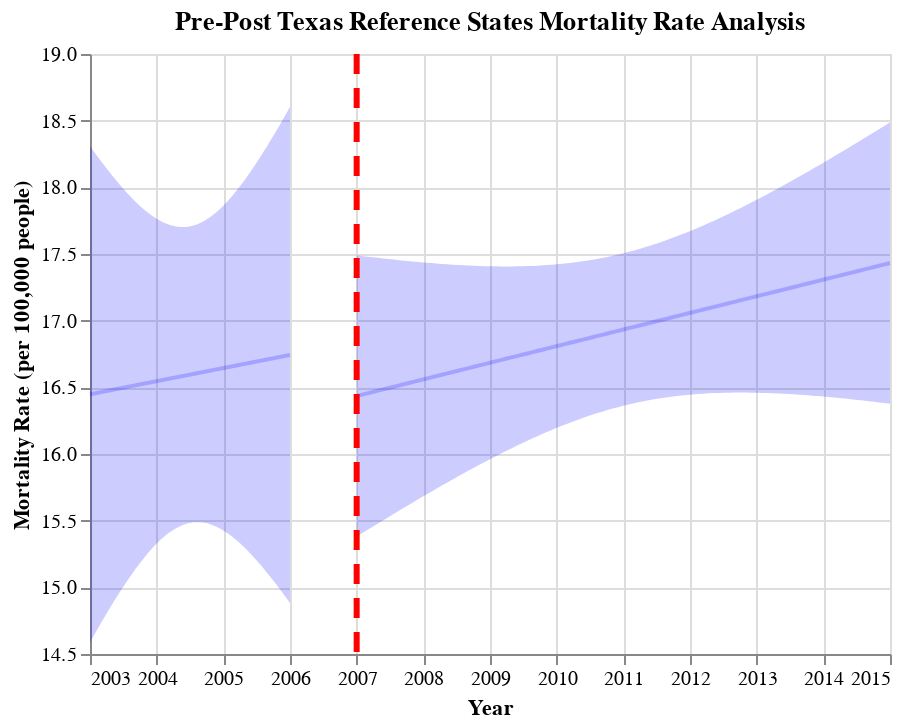

Source (notebook cell):
### Code cell
## Generate Pre-Post Graphs for TX reference states
fit, reg_chart_pre_TX_ref = get_reg_fit_TX_ref(
    death_data_TX_ref_subset_grouped_pre, 
    yvar="average_deaths_state", 
    xvar="YEAR", 
    alpha=0.05
)

fit, reg_chart_post_TX_ref = get_reg_fit_TX_ref(
    death_data_TX_ref_subset_grouped_post, 
    yvar="average_deaths_state", 
    xvar="YEAR", 
    alpha=0.05
)

## Create line post-policy implementation
line_2007 = alt.Chart(pd.DataFrame({'x': [2007]})).mark_rule(strokeDash=[10, 7], color = "red", strokeWidth=3).encode(x='x')

## Generate final pre-post graph for FL reference states
pre_post_TX_ref = reg_chart_pre_TX_ref + reg_chart_post_TX_ref + line_2007
pre_post_TX_ref.properties(title="Pre-Post Texas Reference States Mortality Rate Analysis")

### Figure 1 — Vega-Lite specification as saved in the notebook (floating-point values rounded to 4 significant figures)
{"config": {"view": {"continuousWidth": 400, "continuousHeight": 300}}, "layer": [{"mark": {"type": "errorband", "color": "blue", "opacity": 0.2}, "encoding": {"x": {"field": "YEAR", "type": "quantitative"}, "y": {"field": "ci_low", "title": "", "type": "quantitative"}, "y2": {"field": "ci_high"}}}, {"mark": {"type": "line", "color": "blue", "opacity": 0.2}, "encoding": {"x": {"axis": {"format": "T", "title": "Year"}, "field": "YEAR", "scale": {"zero": false}, "type": "quantitative"}, "y": {"field": "average_deaths_state", "scale": {"zero": false}, "title": "Mortality Rate (per 100,000 people)", "type": "quantitative"}}}, {"layer": [{"mark": {"type": "errorband", "color": "blue", "opacity": 0.2}, "encoding": {"x": {"field": "YEAR", "type": "quantitative"}, "y": {"field": "ci_low", "title": "", "type": "quantitative"}, "y2": {"field": "ci_high"}}}, {"mark": {"type": "line", "color": "blue", "opacity": 0.2}, "encoding": {"x": {"axis": {"format": "T", "title": "Year"}, "field": "YEAR", "scale": {"zero": false}, "type": "quantitative"}, "y": {"field": "average_deaths_state", "scale": {"zero": false}, "title": "Mortality Rate (per 100,000 people)", "type": "quantitative"}}}], "data": {"name": "data-2c4dd8cffc61dd3a07ab568f76243cde"}}, {"data": {"name": "data-d625a43cca235c1e9ceabc0e922fc9ef"}, "mark": {"type": "rule", "color": "red", "strokeDash": [10, 7], "strokeWidth": 3}, "encoding": {"x": {"field": "x", "type": "quantitative"}}}], "data": {"name": "data-f085ed9a6363728c5a185dad9336a771"}, "title": "Pre-Post Texas Reference States Mortality Rate Analysis", "$schema": "https://vega.github.io/schema/vega-lite/v4.17.0.json", "datasets": {"data-f085ed9a6363728c5a185dad9336a771": [{"YEAR": 2003.0, "average_deaths_state": 16.45, "ci_low": 14.59, "ci_high": 18.31}, {"YEAR": 2003.0, "average_deaths_state": 16.45, "ci_low": 14.61, "ci_high": 18.29}, {"YEAR": 2003.0, "average_deaths_state": 16.45, "ci_low": 14.64, "ci_high": 18.27}, {"YEAR": 2003.0, "average_deaths_state": 16.46, "ci_low": 14.67, "ci_high": 18.25}, {"YEAR": 2003.0, "average_deaths_state": 16.46, "ci_low": 14.69, "ci_high": 18.23}, {"YEAR": 2003.0, "average_deaths_state": 16.46, "ci_low": 14.72, "ci_high": 18.21}, {"YEAR": 2003.0, "average_deaths_state": 16.47, "ci_low": 14.75, "ci_high": 18.19}, {"YEAR": 2003.0, "average_deaths_state": 16.47, "ci_low": 14.77, "ci_high": 18.17}, {"YEAR": 2003.0, "average_deaths_state": 16.47, "ci_low": 14.8, "ci_high": 18.15}, {"YEAR": 2003.0, "average_deaths_state": 16.47, "ci_low": 14.82, "ci_high": 18.13}, {"YEAR": 2003.0, "average_deaths_state": 16.48, "ci_low": 14.85, "ci_high": 18.11}, {"YEAR": 2003.0, "average_deaths_state": 16.48, "ci_low": 14.87, "ci_high": 18.09}, {"YEAR": 2003.0, "average_deaths_state": 16.48, "ci_low": 14.9, "ci_high": 18.07}, {"YEAR": 2003.0, "average_deaths_state": 16.49, "ci_low": 14.92, "ci_high": 18.05}, {"YEAR": 2003.0, "average_deaths_state": 16.49, "ci_low": 14.94, "ci_high": 18.04}, {"YEAR": 2003.0, "average_deaths_state": 16.49, "ci_low": 14.97, "ci_high": 18.02}, {"YEAR": 2003.0, "average_deaths_state": 16.5, "ci_low": 14.99, "ci_high": 18.0}, {"YEAR": 2004.0, "average_deaths_state": 16.5, "ci_low": 15.01, "ci_high": 17.98}, {"YEAR": 2004.0, "average_deaths_state": 16.5, "ci_low": 15.04, "ci_high": 17.97}, {"YEAR": 2004.0, "average_deaths_state": 16.5, "ci_low": 15.06, "ci_high": 17.95}, {"YEAR": 2004.0, "average_deaths_state": 16.51, "ci_low": 15.08, "ci_high": 17.93}, {"YEAR": 2004.0, "average_deaths_state": 16.51, "ci_low": 15.1, "ci_high": 17.92}, {"YEAR": 2004.0, "average_deaths_state": 16.51, "ci_low": 15.12, "ci_high": 17.9}, {"YEAR": 2004.0, "average_deaths_state": 16.52, "ci_low": 15.14, "ci_high": 17.89}, {"YEAR": 2004.0, "average_deaths_state": 16.52, "ci_low": 15.16, "ci_high": 17.87}, {"YEAR": 2004.0, "average_deaths_state": 16.52, "ci_low": 15.18, "ci_high": 17.86}, {"YEAR": 2004.0, "average_deaths_state": 16.52, "ci_low": 15.2, "ci_high": 17.85}, {"YEAR": 2004.0, "average_deaths_state": 16.53, "ci_low": 15.22, "ci_high": 17.83}, {"YEAR": 2004.0, "average_deaths_state": 16.53, "ci_low": 15.24, "ci_high": 17.82}, {"YEAR": 2004.0, "average_deaths_state": 16.53, "ci_low": 15.26, "ci_high": 17.81}, {"YEAR": 2004.0, "average_deaths_state": 16.54, "ci_low": 15.27, "ci_high": 17.8}, {"YEAR": 2004.0, "average_deaths_state": 16.54, "ci_low": 15.29, "ci_high": 17.79}, {"YEAR": 2004.0, "average_deaths_state": 16.54, "ci_low": 15.31, "ci_high": 17.78}, {"YEAR": 2004.0, "average_deaths_state": 16.55, "ci_low": 15.32, "ci_high": 17.77}, {"YEAR": 2004.0, "average_deaths_state": 16.55, "ci_low": 15.34, "ci_high": 17.76}, {"YEAR": 2004.0, "average_deaths_state": 16.55, "ci_low": 15.35, "ci_high": 17.75}, {"YEAR": 2004.0, "average_deaths_state": 16.55, "ci_low": 15.37, "ci_high": 17.74}, {"YEAR": 2004.0, "average_deaths_state": 16.56, "ci_low": 15.38, "ci_high": 17.73}, {"YEAR": 2004.0, "average_deaths_state": 16.56, "ci_low": 15.39, "ci_high": 17.73}, {"YEAR": 2004.0, "average_deaths_state": 16.56, "ci_low": 15.4, "ci_high": 17.72}, {"YEAR": 2004.0, "average_deaths_state": 16.57, "ci_low": 15.41, "ci_high": 17.72}, {"YEAR": 2004.0, "average_deaths_state": 16.57, "ci_low": 15.42, "ci_high": 17.71}, {"YEAR": 2004.0, "average_deaths_state": 16.57, "ci_low": 15.43, "ci_high": 17.71}, {"YEAR": 2004.0, "average_deaths_state": 16.57, "ci_low": 15.44, "ci_high": 17.71}, {"YEAR": 2004.0, "average_deaths_state": 16.58, "ci_low": 15.45, "ci_high": 17.7}, {"YEAR": 2004.0, "average_deaths_state": 16.58, "ci_low": 15.46, "ci_high": 17.7}, {"YEAR": 2004.0, "average_deaths_state": 16.58, "ci_low": 15.47, "ci_high": 17.7}, {"YEAR": 2004.0, "average_deaths_state": 16.59, "ci_low": 15.47, "ci_high": 17.7}, {"YEAR": 2004.0, "average_deaths_state": 16.59, "ci_low": 15.48, "ci_high": 17.7}, {"YEAR": 2004.0, "average_deaths_state": 16.59, "ci_low": 15.48, "ci_high": 17.7}, {"YEAR": 2004.0, "average_deaths_state": 16.6, "ci_low": 15.48, "ci_high": 17.71}, {"YEAR": 2005.0, "average_deaths_state": 16.6, "ci_low": 15.49, "ci_high": 17.71}, {"YEAR": 2005.0, "average_deaths_state": 16.6, "ci_low": 15.49, "ci_high": 17.71}, {"YEAR": 2005.0, "average_deaths_state": 16.6, "ci_low": 15.49, "ci_high": 17.72}, {"YEAR": 2005.0, "average_deaths_state": 16.61, "ci_low": 15.49, "ci_high": 17.73}, {"YEAR": 2005.0, "average_deaths_state": 16.61, "ci_low": 15.49, "ci_high": 17.73}, {"YEAR": 2005.0, "average_deaths_state": 16.61, "ci_low": 15.49, "ci_high": 17.74}, {"YEAR": 2005.0, "average_deaths_state": 16.62, "ci_low": 15.48, "ci_high": 17.75}, {"YEAR": 2005.0, "average_deaths_state": 16.62, "ci_low": 15.48, "ci_high": 17.76}, {"YEAR": 2005.0, "average_deaths_state": 16.62, "ci_low": 15.48, "ci_high": 17.77}, {"YEAR": 2005.0, "average_deaths_state": 16.62, "ci_low": 15.47, "ci_high": 17.78}, {"YEAR": 2005.0, "average_deaths_state": 16.63, "ci_low": 15.47, "ci_high": 17.79}, {"YEAR": 2005.0, "average_deaths_state": 16.63, "ci_low": 15.46, "ci_high": 17.8}, {"YEAR": 2005.0, "average_deaths_state": 16.63, "ci_low": 15.46, "ci_high": 17.81}, {"YEAR": 2005.0, "average_deaths_state": 16.64, "ci_low": 15.45, "ci_high": 17.82}, {"YEAR": 2005.0, "average_deaths_state": 16.64, "ci_low": 15.44, "ci_high": 17.84}, {"YEAR": 2005.0, "average_deaths_state": 16.64, "ci_low": 15.43, "ci_high": 17.85}, {"YEAR": 2005.0, "average_deaths_state": 16.65, "ci_low": 15.42, "ci_high": 17.87}, {"YEAR": 2005.0, "average_deaths_state": 16.65, "ci_low": 15.41, "ci_high": 17.88}, {"YEAR": 2005.0, "average_deaths_state": 16.65, "ci_low": 15.4, "ci_high": 17.9}, {"YEAR": 2005.0, "average_deaths_state": 16.65, "ci_low": 15.39, "ci_high": 17.92}, {"YEAR": 2005.0, "average_deaths_state": 16.66, "ci_low": 15.38, "ci_high": 17.93}, {"YEAR": 2005.0, "average_deaths_state": 16.66, "ci_low": 15.37, "ci_high": 17.95}, {"YEAR": 2005.0, "average_deaths_state": 16.66, "ci_low": 15.36, "ci_high": 17.97}, {"YEAR": 2005.0, "average_deaths_state": 16.67, "ci_low": 15.34, "ci_high": 17.99}, {"YEAR": 2005.0, "average_deaths_state": 16.67, "ci_low": 15.33, "ci_high": 18.01}, {"YEAR": 2005.0, "average_deaths_state": 16.67, "ci_low": 15.32, "ci_high": 18.03}, {"YEAR": 2005.0, "average_deaths_state": 16.68, "ci_low": 15.3, "ci_high": 18.05}, {"YEAR": 2005.0, "average_deaths_state": 16.68, "ci_low": 15.29, "ci_high": 18.07}, {"YEAR": 2005.0, "average_deaths_state": 16.68, "ci_low": 15.27, "ci_high": 18.09}, {"YEAR": 2005.0, "average_deaths_state": 16.68, "ci_low": 15.26, "ci_high": 18.11}, {"YEAR": 2005.0, "average_deaths_state": 16.69, "ci_low": 15.24, "ci_high": 18.13}, {"YEAR": 2005.0, "average_deaths_state": 16.69, "ci_low": 15.22, "ci_high": 18.16}, {"YEAR": 2005.0, "average_deaths_state": 16.69, "ci_low": 15.21, "ci_high": 18.18}, {"YEAR": 2006.0, "average_deaths_state": 16.7, "ci_low": 15.19, "ci_high": 18.2}, {"YEAR": 2006.0, "average_deaths_state": 16.7, "ci_low": 15.17, "ci_high": 18.22}, {"YEAR": 2006.0, "average_deaths_state": 16.7, "ci_low": 15.16, "ci_high": 18.25}, {"YEAR": 2006.0, "average_deaths_state": 16.7, "ci_low": 15.14, "ci_high": 18.27}, {"YEAR": 2006.0, "average_deaths_state": 16.71, "ci_low": 15.12, "ci_high": 18.3}, {"YEAR": 2006.0, "average_deaths_state": 16.71, "ci_low": 15.1, "ci_high": 18.32}, {"YEAR": 2006.0, "average_deaths_state": 16.71, "ci_low": 15.08, "ci_high": 18.34}, {"YEAR": 2006.0, "average_deaths_state": 16.72, "ci_low": 15.06, "ci_high": 18.37}, {"YEAR": 2006.0, "average_deaths_state": 16.72, "ci_low": 15.04, "ci_high": 18.39}, {"YEAR": 2006.0, "average_deaths_state": 16.72, "ci_low": 15.02, "ci_high": 18.42}, {"YEAR": 2006.0, "average_deaths_state": 16.73, "ci_low": 15.0, "ci_high": 18.45}, {"YEAR": 2006.0, "average_deaths_state": 16.73, "ci_low": 14.98, "ci_high": 18.47}, {"YEAR": 2006.0, "average_deaths_state": 16.73, "ci_low": 14.96, "ci_high": 18.5}, {"YEAR": 2006.0, "average_deaths_state": 16.73, "ci_low": 14.94, "ci_high": 18.52}, {"YEAR": 2006.0, "average_deaths_state": 16.74, "ci_low": 14.92, "ci_high": 18.55}, {"YEAR": 2006.0, "average_deaths_state": 16.74, "ci_low": 14.9, "ci_high": 18.58}, {"YEAR": 2006.0, "average_deaths_state": 16.74, "ci_low": 14.88, "ci_high": 18.6}], "data-2c4dd8cffc61dd3a07ab568f76243cde": [{"YEAR": 2007.0, "average_deaths_state": 16.44, "ci_low": 15.38, "ci_high": 17.49}, {"YEAR": 2007.0, "average_deaths_state": 16.44, "ci_low": 15.4, "ci_high": 17.48}, {"YEAR": 2007.0, "average_deaths_state": 16.45, "ci_low": 15.43, "ci_high": 17.48}, {"YEAR": 2007.0, "average_deaths_state": 16.46, "ci_low": 15.45, "ci_high": 17.48}, {"YEAR": 2007.0, "average_deaths_state": 16.47, "ci_low": 15.48, "ci_high": 17.47}, {"YEAR": 2007.0, "average_deaths_state": 16.48, "ci_low": 15.5, "ci_high": 17.47}, {"YEAR": 2007.0, "average_deaths_state": 16.49, "ci_low": 15.53, "ci_high": 17.46}, {"YEAR": 2008.0, "average_deaths_state": 16.5, "ci_low": 15.55, "ci_high": 17.46}, {"YEAR": 2008.0, "average_deaths_state": 16.51, "ci_low": 15.58, "ci_high": 17.45}, {"YEAR": 2008.0, "average_deaths_state": 16.52, "ci_low": 15.6, "ci_high": 17.45}, {"YEAR": 2008.0, "average_deaths_state": 16.53, "ci_low": 15.62, "ci_high": 17.45}, {"YEAR": 2008.0, "average_deaths_state": 16.54, "ci_low": 15.65, "ci_high": 17.44}, {"YEAR": 2008.0, "average_deaths_state": 16.55, "ci_low": 15.67, "ci_high": 17.44}, {"YEAR": 2008.0, "average_deaths_state": 16.56, "ci_low": 15.69, "ci_high": 17.43}, {"YEAR": 2008.0, "average_deaths_state": 16.57, "ci_low": 15.72, "ci_high": 17.43}, {"YEAR": 2008.0, "average_deaths_state": 16.58, "ci_low": 15.74, "ci_high": 17.43}, {"YEAR": 2008.0, "average_deaths_state": 16.59, "ci_low": 15.76, "ci_high": 17.43}, {"YEAR": 2008.0, "average_deaths_state": 16.6, "ci_low": 15.79, "ci_high": 17.42}, {"YEAR": 2008.0, "average_deaths_state": 16.61, "ci_low": 15.81, "ci_high": 17.42}, {"YEAR": 2009.0, "average_deaths_state": 16.62, "ci_low": 15.83, "ci_high": 17.42}, {"YEAR": 2009.0, "average_deaths_state": 16.63, "ci_low": 15.85, "ci_high": 17.42}, {"YEAR": 2009.0, "average_deaths_state": 16.64, "ci_low": 15.88, "ci_high": 17.41}, {"YEAR": 2009.0, "average_deaths_state": 16.65, "ci_low": 15.9, "ci_high": 17.41}, {"YEAR": 2009.0, "average_deaths_state": 16.66, "ci_low": 15.92, "ci_high": 17.41}, {"YEAR": 2009.0, "average_deaths_state": 16.67, "ci_low": 15.94, "ci_high": 17.41}, {"YEAR": 2009.0, "average_deaths_state": 16.68, "ci_low": 15.96, "ci_high": 17.41}, {"YEAR": 2009.0, "average_deaths_state": 16.69, "ci_low": 15.98, "ci_high": 17.41}, {"YEAR": 2009.0, "average_deaths_state": 16.7, "ci_low": 16.0, "ci_high": 17.41}, {"YEAR": 2009.0, "average_deaths_state": 16.71, "ci_low": 16.02, "ci_high": 17.41}, {"YEAR": 2009.0, "average_deaths_state": 16.72, "ci_low": 16.04, "ci_high": 17.41}, {"YEAR": 2009.0, "average_deaths_state": 16.73, "ci_low": 16.06, "ci_high": 17.41}, {"YEAR": 2009.0, "average_deaths_state": 16.74, "ci_low": 16.08, "ci_high": 17.41}, {"YEAR": 2010.0, "average_deaths_state": 16.75, "ci_low": 16.1, "ci_high": 17.41}, {"YEAR": 2010.0, "average_deaths_state": 16.76, "ci_low": 16.12, "ci_high": 17.41}, {"YEAR": 2010.0, "average_deaths_state": 16.77, "ci_low": 16.14, "ci_high": 17.41}, {"YEAR": 2010.0, "average_deaths_state": 16.78, "ci_low": 16.15, "ci_high": 17.41}, {"YEAR": 2010.0, "average_deaths_state": 16.79, "ci_low": 16.17, "ci_high": 17.42}, {"YEAR": 2010.0, "average_deaths_state": 16.8, "ci_low": 16.19, "ci_high": 17.42}, {"YEAR": 2010.0, "average_deaths_state": 16.81, "ci_low": 16.2, "ci_high": 17.42}, {"YEAR": 2010.0, "average_deaths_state": 16.82, "ci_low": 16.22, "ci_high": 17.43}, {"YEAR": 2010.0, "average_deaths_state": 16.83, "ci_low": 16.24, "ci_high": 17.43}, {"YEAR": 2010.0, "average_deaths_state": 16.84, "ci_low": 16.25, "ci_high": 17.44}, {"YEAR": 2010.0, "average_deaths_state": 16.85, "ci_low": 16.26, "ci_high": 17.44}, {"YEAR": 2010.0, "average_deaths_state": 16.86, "ci_low": 16.28, "ci_high": 17.45}, {"YEAR": 2011.0, "average_deaths_state": 16.87, "ci_low": 16.29, "ci_high": 17.46}, {"YEAR": 2011.0, "average_deaths_state": 16.88, "ci_low": 16.3, "ci_high": 17.46}, {"YEAR": 2011.0, "average_deaths_state": 16.89, "ci_low": 16.32, "ci_high": 17.47}, {"YEAR": 2011.0, "average_deaths_state": 16.9, "ci_low": 16.33, "ci_high": 17.48}, {"YEAR": 2011.0, "average_deaths_state": 16.91, "ci_low": 16.34, "ci_high": 17.49}, {"YEAR": 2011.0, "average_deaths_state": 16.92, "ci_low": 16.35, "ci_high": 17.5}, {"YEAR": 2011.0, "average_deaths_state": 16.93, "ci_low": 16.36, "ci_high": 17.51}, {"YEAR": 2011.0, "average_deaths_state": 16.94, "ci_low": 16.37, "ci_high": 17.52}, {"YEAR": 2011.0, "average_deaths_state": 16.95, "ci_low": 16.38, "ci_high": 17.53}, {"YEAR": 2011.0, "average_deaths_state": 16.96, "ci_low": 16.39, "ci_high": 17.54}, {"YEAR": 2011.0, "average_deaths_state": 16.97, "ci_low": 16.4, "ci_high": 17.55}, {"YEAR": 2011.0, "average_deaths_state": 16.98, "ci_low": 16.4, "ci_high": 17.56}, {"YEAR": 2011.0, "average_deaths_state": 16.99, "ci_low": 16.41, "ci_high": 17.58}, {"YEAR": 2012.0, "average_deaths_state": 17.0, "ci_low": 16.42, "ci_high": 17.59}, {"YEAR": 2012.0, "average_deaths_state": 17.01, "ci_low": 16.42, "ci_high": 17.6}, {"YEAR": 2012.0, "average_deaths_state": 17.02, "ci_low": 16.43, "ci_high": 17.62}, {"YEAR": 2012.0, "average_deaths_state": 17.03, "ci_low": 16.43, "ci_high": 17.63}, {"YEAR": 2012.0, "average_deaths_state": 17.04, "ci_low": 16.44, "ci_high": 17.65}, {"YEAR": 2012.0, "average_deaths_state": 17.05, "ci_low": 16.44, "ci_high": 17.66}, {"YEAR": 2012.0, "average_deaths_state": 17.06, "ci_low": 16.45, "ci_high": 17.68}, {"YEAR": 2012.0, "average_deaths_state": 17.07, "ci_low": 16.45, "ci_high": 17.7}, {"YEAR": 2012.0, "average_deaths_state": 17.08, "ci_low": 16.45, "ci_high": 17.71}, {"YEAR": 2012.0, "average_deaths_state": 17.09, "ci_low": 16.45, "ci_high": 17.73}, {"YEAR": 2012.0, "average_deaths_state": 17.1, "ci_low": 16.46, "ci_high": 17.75}, {"YEAR": 2012.0, "average_deaths_state": 17.11, "ci_low": 16.46, "ci_high": 17.77}, {"YEAR": 2013.0, "average_deaths_state": 17.12, "ci_low": 16.46, "ci_high": 17.79}, {"YEAR": 2013.0, "average_deaths_state": 17.13, "ci_low": 16.46, "ci_high": 17.81}, {"YEAR": 2013.0, "average_deaths_state": 17.14, "ci_low": 16.46, "ci_high": 17.83}, {"YEAR": 2013.0, "average_deaths_state": 17.15, "ci_low": 16.46, "ci_high": 17.85}, {"YEAR": 2013.0, "average_deaths_state": 17.16, "ci_low": 16.46, "ci_high": 17.87}, {"YEAR": 2013.0, "average_deaths_state": 17.17, "ci_low": 16.46, "ci_high": 17.89}, {"YEAR": 2013.0, "average_deaths_state": 17.18, "ci_low": 16.46, "ci_high": 17.91}, {"YEAR": 2013.0, "average_deaths_state": 17.19, "ci_low": 16.46, "ci_high": 17.93}, {"YEAR": 2013.0, "average_deaths_state": 17.2, "ci_low": 16.46, "ci_high": 17.95}, {"YEAR": 2013.0, "average_deaths_state": 17.21, "ci_low": 16.46, "ci_high": 17.97}, {"YEAR": 2013.0, "average_deaths_state": 17.22, "ci_low": 16.45, "ci_high": 17.99}, {"YEAR": 2013.0, "average_deaths_state": 17.23, "ci_low": 16.45, "ci_high": 18.01}, {"YEAR": 2013.0, "average_deaths_state": 17.24, "ci_low": 16.45, "ci_high": 18.04}, {"YEAR": 2014.0, "average_deaths_state": 17.25, "ci_low": 16.45, "ci_high": 18.06}, {"YEAR": 2014.0, "average_deaths_state": 17.26, "ci_low": 16.44, "ci_high": 18.08}, {"YEAR": 2014.0, "average_deaths_state": 17.27, "ci_low": 16.44, "ci_high": 18.1}, {"YEAR": 2014.0, "average_deaths_state": 17.28, "ci_low": 16.44, "ci_high": 18.13}, {"YEAR": 2014.0, "average_deaths_state": 17.29, "ci_low": 16.44, "ci_high": 18.15}, {"YEAR": 2014.0, "average_deaths_state": 17.3, "ci_low": 16.43, "ci_high": 18.17}, {"YEAR": 2014.0, "average_deaths_state": 17.31, "ci_low": 16.43, "ci_high": 18.2}, {"YEAR": 2014.0, "average_deaths_state": 17.32, "ci_low": 16.43, "ci_high": 18.22}, {"YEAR": 2014.0, "average_deaths_state": 17.33, "ci_low": 16.42, "ci_high": 18.24}, {"YEAR": 2014.0, "average_deaths_state": 17.34, "ci_low": 16.42, "ci_high": 18.27}, {"YEAR": 2014.0, "average_deaths_state": 17.35, "ci_low": 16.41, "ci_high": 18.29}, {"YEAR": 2014.0, "average_deaths_state": 17.36, "ci_low": 16.41, "ci_high": 18.32}, {"YEAR": 2015.0, "average_deaths_state": 17.37, "ci_low": 16.41, "ci_high": 18.34}, {"YEAR": 2015.0, "average_deaths_state": 17.38, "ci_low": 16.4, "ci_high": 18.36}, {"YEAR": 2015.0, "average_deaths_state": 17.39, "ci_low": 16.4, "ci_high": 18.39}, {"YEAR": 2015.0, "average_deaths_state": 17.4, "ci_low": 16.39, "ci_high": 18.41}, {"YEAR": 2015.0, "average_deaths_state": 17.41, "ci_low": 16.39, "ci_high": 18.44}, {"YEAR": 2015.0, "average_deaths_state": 17.42, "ci_low": 16.38, "ci_high": 18.46}, {"YEAR": 2015.0, "average_deaths_state": 17.43, "ci_low": 16.38, "ci_high": 18.49}], "data-d625a43cca235c1e9ceabc0e922fc9ef": [{"x": 2007}]}}
